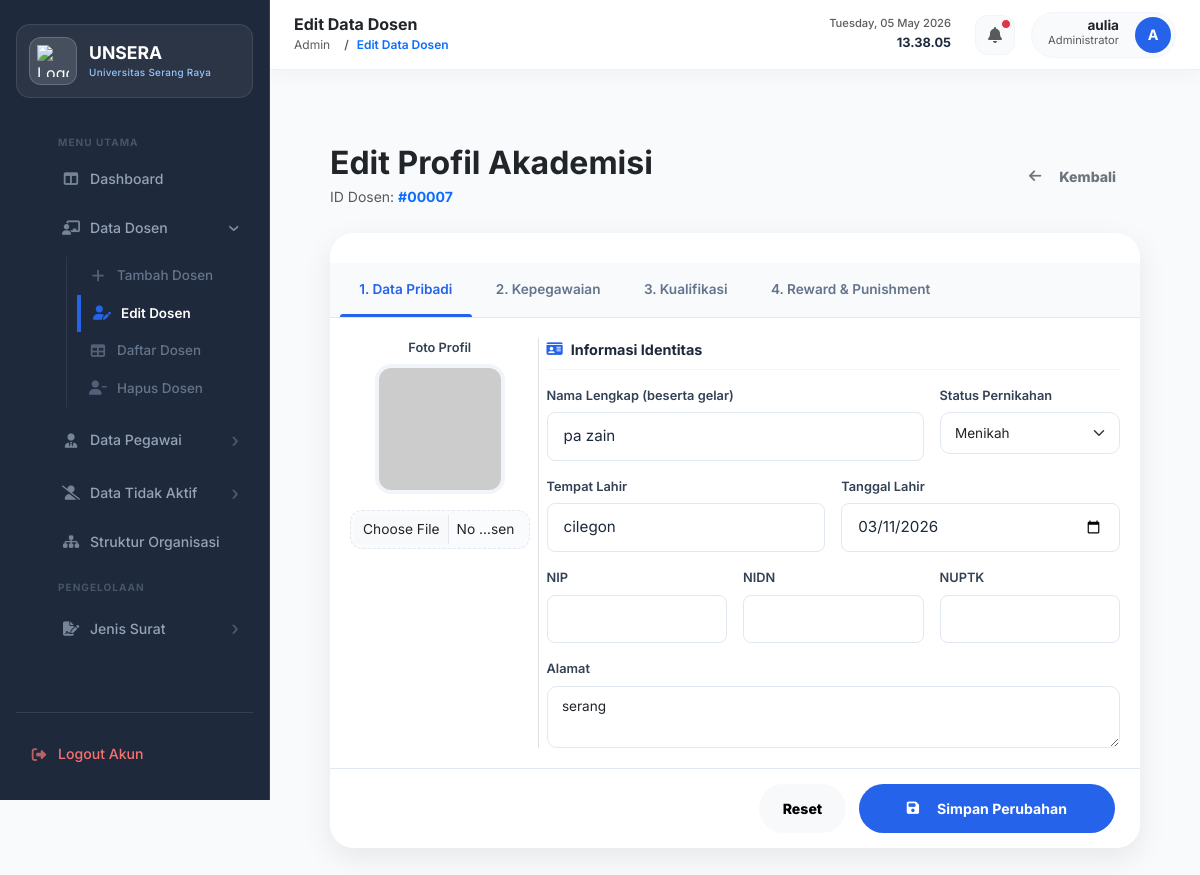
Screenshot of /form_edit_dosen.php?id=7 (signed in) with the database file from the repository.
### tables this page shows
CREATE TABLE `dosen` (
  `id` int NOT NULL AUTO_INCREMENT,
  `nama_lengkap` varchar(128) DEFAULT NULL,
  `alamat` varchar(255) DEFAULT NULL,
  `ttl_tempat` varchar(64) DEFAULT NULL,
  `ttl_tanggal` date DEFAULT NULL,
  `status_dosen` varchar(64) DEFAULT NULL,
  `jenis_dosen` varchar(64) DEFAULT NULL,
  `jabatan_dosen` varchar(255) DEFAULT NULL,
  `jabatan_struktural` varchar(64) DEFAULT NULL,
  `tmk` date DEFAULT NULL,
  `tmtk` date DEFAULT NULL,
  `ket_tidak_kerja` varchar(64) DEFAULT NULL,
  `dok_tidak_kerja` longblob,
  `dok_tidak_kerja_name` varchar(255) DEFAULT NULL,
  `dok_tidak_kerja_type` varchar(100) DEFAULT NULL,
  `jabfung_akademik` varchar(64) DEFAULT NULL,
  `tmt_jabfung` date DEFAULT NULL,
  `dok_jabfung` longblob,
  `dok_jabfung_name` varchar(255) DEFAULT NULL,
  `dok_jabfung_type` varchar(100) DEFAULT NULL,
  `gol_lldikti` varchar(64) DEFAULT NULL,
  `tmt_gol_lldikti` date DEFAULT NULL,
  `dok_gol_lldikti` longblob,
  `dok_gol_lldikti_name` varchar(255) DEFAULT NULL,
  `dok_gol_lldikti_type` varchar(100) DEFAULT NULL,
  `gol_yayasan` varchar(64) DEFAULT NULL,
  `tmt_gol_yayasan` date DEFAULT NULL,
  `dok_gol_yayasan` longblob,
  `dok_gol_yayasan_name` varchar(255) DEFAULT NULL,
  `dok_gol_yayasan_type` varchar(100) DEFAULT NULL,
  `reward` varchar(128) DEFAULT NULL,
  `tgl_reward` date DEFAULT NULL,
  `dok_reward` varchar(255) DEFAULT NULL,
  `punishment` varchar(128) DEFAULT NULL,
  `dok_punishment` varchar(255) DEFAULT NULL,
  `homebase_prodi` varchar(64) DEFAULT NULL,
  `unit_kerja` varchar(64) DEFAULT NULL,
  `no_serdos` int DEFAULT NULL,
  `dok_serdos` longblob,
  `dok_serdos_name` varchar(255) DEFAULT NULL,
  `dok_serdos_type` varchar(100) DEFAULT NULL,
  `riwayat_pendidikan` varchar(8) DEFAULT NULL,
  `status_pribadi` char(100) DEFAULT NULL,
  `dok_ktp` longblob,
  `dok_ktp_name` varchar(255) DEFAULT NULL,
  `dok_ktp_type` varchar(100) DEFAULT NULL,
  `dok_kk` longblob,
  `dok_kk_name` varchar(255) DEFAULT NULL,
  `dok_kk_type` varchar(100) DEFAULT NULL,
  `foto_profil` varchar(255) DEFAULT NULL,
  `status_keaktifan` varchar(32) DEFAULT 'Aktif',
  `keterangan_keaktifan` text,
  `tgl_mulai_tidak_bekerja` date DEFAULT NULL,
  `nip` varchar(50) DEFAULT NULL,
  `nidn` varchar(50) DEFAULT NULL,
  `nuptk` varchar(50) DEFAULT NULL,
  `tmt_serdos` date DEFAULT NULL,
  `created_at` timestamp NULL DEFAULT CURRENT_TIMESTAMP,
  PRIMARY KEY (`id`)
);

### htdocs/form_edit_dosen.php (the view, shortened to what this page needs)
<?php
require 'db.php';
$id = $_GET['id'] ?? 0;
$stmt = $conn->prepare("SELECT * FROM dosen WHERE id = ?");
$stmt->bind_param("i", $id);
$stmt->execute();
$data = $stmt->get_result()->fetch_assoc();
?>
<!DOCTYPE html>
<html lang="id">
<head>
    <link href="https://cdn.jsdelivr.net/npm/bootstrap@5.3.0/dist/css/bootstrap.min.css" rel="stylesheet">
    <link rel="stylesheet" href="https://cdnjs.cloudflare.com/ajax/libs/font-awesome/6.4.0/css/all.min.css">
    <link rel="stylesheet" href="style.css?v=<?= time() ?>">
</head>
<body>
<?php include 'components/sidebar.php'; ?>
<div class="main-content">
    <?php include 'components/navbar.php'; ?>
    <div class="container-fluid px-4 py-4">
        <div class="d-flex justify-content-between align-items-center mb-4">
            <div>
                <h2 class="fw-bold text-dark mb-1">Edit Profil Akademisi</h2>
                <p class="text-muted small mb-0">ID Dosen: <span class="fw-bold text-primary">#<?= str_pad($id, 5, '0', STR_PAD_LEFT) ?></span></p>
            </div>
            <a href="detail_dosen.php?id=<?= $id ?>" class="btn btn-outline-secondary rounded-pill px-4">
                <i class="fas fa-arrow-left me-2"></i>Kembali
            </a>
        </div>
        <form method="POST" enctype="multipart/form-data" onsubmit="return confirm('Apakah Anda yakin ingin menyimpan perubahan data ini?')" id="editDosenForm">
            <div class="form-container">
                <ul class="nav nav-tabs-custom" id="formTabs" role="tablist">
                    <li class="nav-item"><button class="nav-link active" data-bs-toggle="tab" data-bs-target="#pribadi" type="button">1. Data Pribadi</button></li>
                    <li class="nav-item"><button class="nav-link" data-bs-toggle="tab" data-bs-target="#kepegawaian" type="button">2. Kepegawaian</button></li>
                    <li class="nav-item"><button class="nav-link" data-bs-toggle="tab" data-bs-target="#kualifikasi" type="button">3. Kualifikasi</button></li>
                    <li class="nav-item"><button class="nav-link" data-bs-toggle="tab" data-bs-target="#history" type="button">4. Reward & Punishment</button></li>
                </ul>
                <div class="tab-content">
                    <div class="tab-pane fade show active" id="pribadi">
                        <div class="row g-3">
                            <div class="col-md-3 text-center border-end">
                                <div class="mb-3">
                                    <label class="form-label">Foto Profil</label>
                                    <div class="mx-auto mb-3" style="width: 130px; height: 130px; border-radius: 16px; overflow: hidden; border: 4px solid #f1f5f9;">
                                        <img id="previewFoto" src="<?= !empty($data['foto_profil']) ? $data['foto_profil'] : 'https://ui-avatars.com/api/?name='.urlencode($data['nama_lengkap']).'&size=130' ?>" style="width:100%; height:100%; object-fit:cover;">
                                    </div>
                                    <input type="file" name="foto_profil" class="form-control form-control-sm" accept="image/*" onchange="previewImage(this)">
                                </div>
                            </div>
                            <div class="col-md-9">
                                <div class="section-title"><i class="fas fa-id-card"></i> Informasi Identitas</div>
                                <div class="row g-3">
                                    <div class="col-md-8">
                                        <label class="form-label">Nama Lengkap (beserta gelar)</label>
                                        <input type="text" name="nama_lengkap" class="form-control" value="<?= htmlspecialchars($data['nama_lengkap']) ?>" required>
                                    </div>
                                    <div class="col-md-4">
                                        <label class="form-label">Status Pernikahan</label>
                                        <select name="status_pribadi" class="form-select">
                                            <option value="Menikah" <?= ($data['status_pribadi']=='Menikah'?'selected':'') ?>>Menikah</option>
                                        </select>
                                    </div>
                                    <div class="col-md-6">
                                        <label class="form-label">Tempat Lahir</label>
                                        <input type="text" name="ttl_tempat" class="form-control" value="<?= htmlspecialchars($data['ttl_tempat']) ?>" required>
                                    </div>
                                    <div class="col-md-6">
                                        <label class="form-label">Tanggal Lahir</label>
                                        <input type="date" name="ttl_tanggal" class="form-control" value="<?= $data['ttl_tanggal'] ?>" required>
                                    </div>
                                    <div class="col-md-4">
                                        <label class="form-label">NIP</label>
                                        <input type="text" name="nip" class="form-control" value="<?= htmlspecialchars($data['nip'] ?? '') ?>">
                                    </div>
                                    <div class="col-md-4">
                                        <label class="form-label">NIDN</label>
                                        <input type="text" name="nidn" class="form-control" value="<?= htmlspecialchars($data['nidn'] ?? '') ?>">
                                    </div>
                                    <div class="col-md-4">
                                        <label class="form-label">NUPTK</label>
                                        <input type="text" name="nuptk" class="form-control" value="<?= htmlspecialchars($data['nuptk'] ?? '') ?>">
                                    </div>
                                    <div class="col-md-12">
                                        <label class="form-label">Alamat</label>
                                        <textarea name="alamat" class="form-control" rows="2" required><?= htmlspecialchars($data['alamat']) ?></textarea>
                                    </div>
                                </div>
                            </div>
                        </div>
                    </div>
                </div>
                <div class="sticky-bottom text-end">
                    <button type="reset" class="btn btn-light rounded-pill px-4 me-2">Reset</button>
                    <button type="submit" class="btn btn-primary rounded-pill px-5 fw-bold"><i class="fas fa-save me-2"></i>Simpan Perubahan</button>
                </div>
            </div>
        </form>
    </div>
</div>
</body>
</html>

### htdocs/style.css (style rules this page uses)
:root { --primary: #2563eb; --primary-light: #60a5fa; --primary-soft: #f1f5f9; --primary-hover: #1d4ed8; --secondary: #64748b; --accent: #3b82f6; --success: #10b981; --warning: #f59e0b; --danger: #ef4444; --bg-main: #f8fafc; --surface: #ffffff; --sidebar-bg: #1e293b; --sidebar-border: #334155; --text-main: #1e293b; --text-muted: #64748b; --border-color: #e2e8f0; --radius-sm: 8px; --radius-md: 12px; --radius-lg: 16px; --radius-xl: 24px; --shadow-sm: 0 1px 3px rgba(0,0,0,0.05); --shadow-md: 0 4px 6px -1px rgba(0,0,0,0.1), 0 2px 4px -1px rgba(0,0,0,0.06); --shadow-lg: 0 10px 15px -3px rgba(0,0,0,0.1), 0 4px 6px -2px rgba(0,0,0,0.05); --transition: all 0.3s cubic-bezier(0.4, 0, 0.2, 1); }
* { box-sizing: border-box; margin: 0; padding: 0; }
body { font-family: 'Inter', system-ui, sans-serif; background-color: var(--bg-main); color: var(--text-main); line-height: 1.6; overflow-x: hidden; }
h1, h2, h3, h4 { font-family: 'Inter', sans-serif; font-weight: 600; color: var(--text-main); }
.main-content { margin-left: 270px; padding: 120px 36px 36px; min-height: 100vh; }
.btn { padding: 10px 20px; border-radius: var(--radius-md); font-weight: 600; font-size: 0.88rem; cursor: pointer; transition: var(--transition); display: inline-flex; align-items: center; gap: 7px; border: 1px solid transparent; text-decoration: none; font-family: 'Inter', sans-serif; }
.btn-primary { background: var(--primary); color: white; border-color: var(--primary); }
.form-group input[type="text"], .form-group input[type="email"], .form-group input[type="date"], .form-group input[type="number"], .form-group input[type="password"], .form-group textarea, .form-group select, input[type="text"], input[type="email"], input[type="date"], input[type="number"], input[type="password"], textarea, select { width: 100%; padding: 12px 16px; border: 1.5px solid var(--border-color); border-radius: var(--radius-sm); font-size: 0.95rem; font-family: 'Inter', sans-serif; color: var(--text-main); background: #fff; transition: var(--transition); outline: none; }
.form-group input[type="file"], input[type="file"] { width: 100%; padding: 8px 12px; border: 1.5px dashed var(--border-color); border-radius: var(--radius-md); font-size: 0.86rem; background: #fafbfc; cursor: pointer; transition: var(--transition); }
h1, h2, h3 { color: var(--text-main); font-weight: 800; }
.btn { padding: 14px 28px; border-radius: 12px; font-weight: 800; cursor: pointer; text-decoration: none; display: inline-flex; align-items: center; gap: 10px; border: none; }
.btn-primary { background: var(--primary); color: white; }
.text-center { text-align: center; }

### htdocs/form_edit_dosen.php (style rules this page uses)
:root { --primary: #2563eb; --primary-hover: #1d4ed8; --bg-main: #f8fafc; --border-color: #e2e8f0; }
body { background-color: var(--bg-main); font-family: 'Inter', sans-serif; }
.form-container { max-width: 1200px; margin: 0 auto; padding-top: 30px; background: white; border-radius: 24px; box-shadow: 0 10px 30px rgba(0,0,0,0.08); overflow: hidden; margin-bottom: 1.5rem; }
.nav-tabs-custom { background: #f8fafc; border-bottom: 1px solid #e2e8f0; padding: 0 10px; display: flex; gap: 5px; }
.nav-tabs-custom .nav-link { border: none; padding: 1rem 1.2rem; color: #64748b; font-weight: 600; font-size: 0.85rem; position: relative; transition: all 0.3s; }
.nav-tabs-custom .nav-link.active { color: var(--primary); background: transparent; }
.nav-tabs-custom .nav-link.active::after { content: ''; position: absolute; bottom: 0; left: 0; width: 100%; height: 3px; background: var(--primary); border-radius: 3px 3px 0 0; }
.tab-content { padding: 20px; }
.form-label { font-weight: 600; color: #334155; font-size: 0.8rem; margin-bottom: 6px; display: block; }
.form-control, .form-select { border-radius: 10px; border: 1.5px solid #e2e8f0; padding: 0.6rem 0.9rem; font-size: 0.85rem; }
.section-title { font-size: 0.9rem; font-weight: 700; color: #1e293b; margin-bottom: 1rem; display: flex; align-items: center; gap: 8px; padding-bottom: 8px; border-bottom: 1px solid #f1f5f9; }
.section-title i { color: var(--primary); }
.sticky-bottom { position: sticky; bottom: 0; background: #fff; border-top: 1px solid #e2e8f0; padding: 15px 25px; z-index: 10; }

### rows the page displays
dosen: nama_lengkap "pa zain", status_pribadi "Menikah", ttl_tempat "cilegon", ttl_tanggal "03/11/2026", alamat "serang"

### other values shown
$page_title_text "Edit Data Dosen"
$admin_nama "aulia"
$admin_initial "A"
str_pad($id, 5, '0', STR_PAD_LEFT) "00007"
